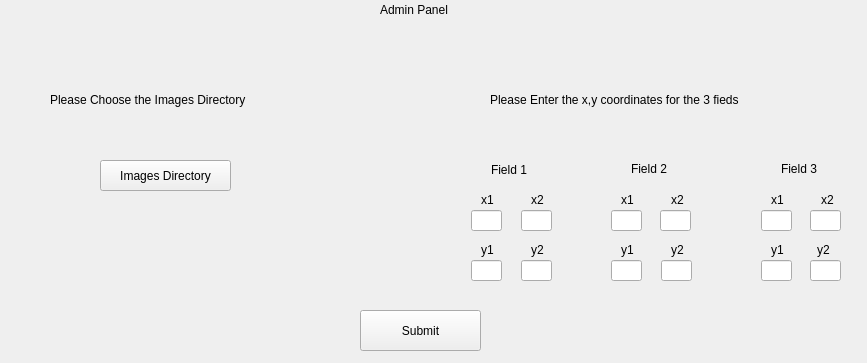
<?xml version="1.0" encoding="UTF-8"?>
<ui version="4.0">
 <class>AdminPanel</class>
 <widget class="QWidget" name="AdminPanel">
  <property name="geometry">
   <rect>
    <x>0</x>
    <y>0</y>
    <width>867</width>
    <height>363</height>
   </rect>
  </property>
  <property name="sizePolicy">
   <sizepolicy hsizetype="Preferred" vsizetype="Preferred">
    <horstretch>0</horstretch>
    <verstretch>0</verstretch>
   </sizepolicy>
  </property>
  <property name="windowTitle">
   <string>Admin Panel</string>
  </property>
  <widget class="QPushButton" name="browseButton">
   <property name="geometry">
    <rect>
     <x>100</x>
     <y>160</y>
     <width>131</width>
     <height>31</height>
    </rect>
   </property>
   <property name="text">
    <string>Images Directory</string>
   </property>
  </widget>
  <widget class="QLabel" name="DirectoryLabel">
   <property name="geometry">
    <rect>
     <x>30</x>
     <y>230</y>
     <width>281</width>
     <height>20</height>
    </rect>
   </property>
   <property name="text">
    <string/>
   </property>
  </widget>
  <widget class="QLabel" name="expLabel">
   <property name="geometry">
    <rect>
     <x>50</x>
     <y>90</y>
     <width>251</width>
     <height>20</height>
    </rect>
   </property>
   <property name="text">
    <string>Please Choose the Images Directory</string>
   </property>
  </widget>
  <widget class="QLabel" name="expLabel_1">
   <property name="geometry">
    <rect>
     <x>490</x>
     <y>90</y>
     <width>321</width>
     <height>20</height>
    </rect>
   </property>
   <property name="text">
    <string>Please Enter the x,y coordinates for the 3 fieds</string>
   </property>
  </widget>
  <widget class="QLabel" name="label">
   <property name="geometry">
    <rect>
     <x>491</x>
     <y>160</y>
     <width>51</width>
     <height>20</height>
    </rect>
   </property>
   <property name="text">
    <string>Field 1</string>
   </property>
  </widget>
  <widget class="QLabel" name="label_2">
   <property name="geometry">
    <rect>
     <x>631</x>
     <y>160</y>
     <width>51</width>
     <height>17</height>
    </rect>
   </property>
   <property name="text">
    <string>Field 2</string>
   </property>
  </widget>
  <widget class="QLabel" name="label_3">
   <property name="geometry">
    <rect>
     <x>781</x>
     <y>160</y>
     <width>51</width>
     <height>17</height>
    </rect>
   </property>
   <property name="text">
    <string>Field 3</string>
   </property>
  </widget>
  <widget class="QLineEdit" name="lineEdit">
   <property name="geometry">
    <rect>
     <x>471</x>
     <y>210</y>
     <width>31</width>
     <height>21</height>
    </rect>
   </property>
   <property name="text">
    <string/>
   </property>
  </widget>
  <widget class="QLineEdit" name="lineEdit_2">
   <property name="geometry">
    <rect>
     <x>521</x>
     <y>210</y>
     <width>31</width>
     <height>21</height>
    </rect>
   </property>
   <property name="text">
    <string/>
   </property>
  </widget>
  <widget class="QLineEdit" name="lineEdit_3">
   <property name="geometry">
    <rect>
     <x>471</x>
     <y>260</y>
     <width>31</width>
     <height>21</height>
    </rect>
   </property>
   <property name="text">
    <string/>
   </property>
  </widget>
  <widget class="QLineEdit" name="lineEdit_4">
   <property name="geometry">
    <rect>
     <x>521</x>
     <y>260</y>
     <width>31</width>
     <height>21</height>
    </rect>
   </property>
   <property name="text">
    <string/>
   </property>
  </widget>
  <widget class="QLabel" name="label_4">
   <property name="geometry">
    <rect>
     <x>481</x>
     <y>190</y>
     <width>16</width>
     <height>20</height>
    </rect>
   </property>
   <property name="text">
    <string>x1</string>
   </property>
  </widget>
  <widget class="QLabel" name="label_5">
   <property name="geometry">
    <rect>
     <x>481</x>
     <y>240</y>
     <width>16</width>
     <height>20</height>
    </rect>
   </property>
   <property name="text">
    <string>y1</string>
   </property>
  </widget>
  <widget class="QLabel" name="label_6">
   <property name="geometry">
    <rect>
     <x>531</x>
     <y>240</y>
     <width>16</width>
     <height>20</height>
    </rect>
   </property>
   <property name="text">
    <string>y2</string>
   </property>
  </widget>
  <widget class="QLabel" name="label_7">
   <property name="geometry">
    <rect>
     <x>531</x>
     <y>190</y>
     <width>16</width>
     <height>20</height>
    </rect>
   </property>
   <property name="text">
    <string>x2</string>
   </property>
  </widget>
  <widget class="QLabel" name="label_12">
   <property name="geometry">
    <rect>
     <x>621</x>
     <y>240</y>
     <width>16</width>
     <height>20</height>
    </rect>
   </property>
   <property name="text">
    <string>y1</string>
   </property>
  </widget>
  <widget class="QLabel" name="label_17">
   <property name="geometry">
    <rect>
     <x>621</x>
     <y>190</y>
     <width>16</width>
     <height>20</height>
    </rect>
   </property>
   <property name="text">
    <string>x1</string>
   </property>
  </widget>
  <widget class="QLabel" name="label_18">
   <property name="geometry">
    <rect>
     <x>671</x>
     <y>240</y>
     <width>16</width>
     <height>20</height>
    </rect>
   </property>
   <property name="text">
    <string>y2</string>
   </property>
  </widget>
  <widget class="QLabel" name="label_19">
   <property name="geometry">
    <rect>
     <x>671</x>
     <y>190</y>
     <width>16</width>
     <height>20</height>
    </rect>
   </property>
   <property name="text">
    <string>x2</string>
   </property>
  </widget>
  <widget class="QLineEdit" name="lineEdit_9">
   <property name="geometry">
    <rect>
     <x>611</x>
     <y>210</y>
     <width>31</width>
     <height>21</height>
    </rect>
   </property>
  </widget>
  <widget class="QLineEdit" name="lineEdit_10">
   <property name="geometry">
    <rect>
     <x>660</x>
     <y>210</y>
     <width>31</width>
     <height>21</height>
    </rect>
   </property>
  </widget>
  <widget class="QLineEdit" name="lineEdit_11">
   <property name="geometry">
    <rect>
     <x>611</x>
     <y>260</y>
     <width>31</width>
     <height>21</height>
    </rect>
   </property>
  </widget>
  <widget class="QLineEdit" name="lineEdit_12">
   <property name="geometry">
    <rect>
     <x>661</x>
     <y>260</y>
     <width>31</width>
     <height>21</height>
    </rect>
   </property>
  </widget>
  <widget class="QLabel" name="label_20">
   <property name="geometry">
    <rect>
     <x>821</x>
     <y>190</y>
     <width>16</width>
     <height>20</height>
    </rect>
   </property>
   <property name="text">
    <string>x2</string>
   </property>
  </widget>
  <widget class="QLabel" name="label_25">
   <property name="geometry">
    <rect>
     <x>817</x>
     <y>240</y>
     <width>20</width>
     <height>20</height>
    </rect>
   </property>
   <property name="text">
    <string>y2</string>
   </property>
  </widget>
  <widget class="QLabel" name="label_26">
   <property name="geometry">
    <rect>
     <x>771</x>
     <y>240</y>
     <width>21</width>
     <height>20</height>
    </rect>
   </property>
   <property name="text">
    <string>y1</string>
   </property>
  </widget>
  <widget class="QLabel" name="label_27">
   <property name="geometry">
    <rect>
     <x>771</x>
     <y>190</y>
     <width>16</width>
     <height>20</height>
    </rect>
   </property>
   <property name="text">
    <string>x1</string>
   </property>
  </widget>
  <widget class="QLineEdit" name="lineEdit_17">
   <property name="geometry">
    <rect>
     <x>761</x>
     <y>210</y>
     <width>31</width>
     <height>21</height>
    </rect>
   </property>
  </widget>
  <widget class="QLineEdit" name="lineEdit_18">
   <property name="geometry">
    <rect>
     <x>810</x>
     <y>210</y>
     <width>31</width>
     <height>21</height>
    </rect>
   </property>
  </widget>
  <widget class="QLineEdit" name="lineEdit_19">
   <property name="geometry">
    <rect>
     <x>761</x>
     <y>260</y>
     <width>31</width>
     <height>21</height>
    </rect>
   </property>
  </widget>
  <widget class="QLineEdit" name="lineEdit_20">
   <property name="geometry">
    <rect>
     <x>810</x>
     <y>260</y>
     <width>31</width>
     <height>21</height>
    </rect>
   </property>
  </widget>
  <widget class="QPushButton" name="pushButton">
   <property name="geometry">
    <rect>
     <x>360</x>
     <y>310</y>
     <width>121</width>
     <height>41</height>
    </rect>
   </property>
   <property name="text">
    <string>Submit</string>
   </property>
  </widget>
  <widget class="QLabel" name="label_8">
   <property name="geometry">
    <rect>
     <x>380</x>
     <y>0</y>
     <width>91</width>
     <height>20</height>
    </rect>
   </property>
   <property name="text">
    <string>Admin Panel</string>
   </property>
  </widget>
 </widget>
 <resources/>
 <connections/>
</ui>
